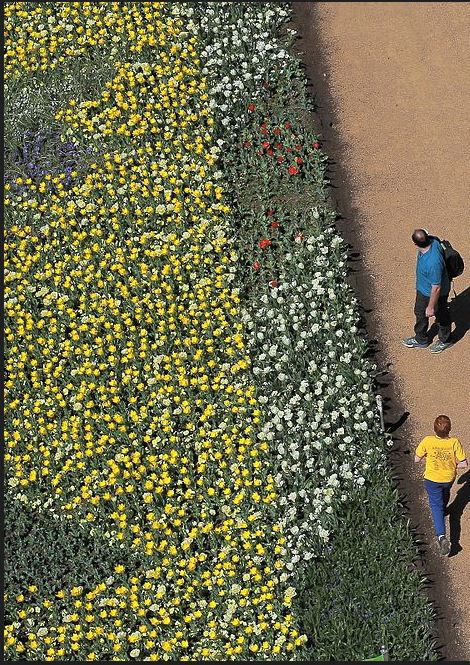
#> input picture mobCountAdminSite/desktop/1.JPG, 470 x 665 px
$ python -i Extract_Keypoints.py   (imports and definitions only)
#> lines starting #> are read from the running program, lines starting #| are printed output that depends on the picture
import cv2
from desktop import WarpImages
import numpy as np


def extract_keypoints(image_list):
    orb = cv2.ORB_create(nfeatures=2000)
    while True:
        image1 = image_list.pop(0)
        image2 = image_list.pop(0)
        # Finding the key points and descriptors with ORB Class
        waypoints1, descriptors1 = orb.detectAndCompute(image1,
                                                        None)  # descriptors are arrays of numbers that define the
        # keypoints
        waypoints2, descriptors2 = orb.detectAndCompute(image2, None)

        # Create a Brute Force Matcher object to match descriptors
        # It will find all matching keypoints in the two images
        brute_force = cv2.BFMatcher_create(
            cv2.NORM_HAMMING)  # NORM_HAMMING specifies the distance as a measurement of similarity between two
        # descriptors

        # Find matching points
        matches = brute_force.knnMatch(descriptors1, descriptors2, k=2)

        matches_all = []
        for m, n in matches:
            matches_all.append(m)
        # Finding the best matches
        good = []
        for m, n in matches:
            if m.distance < 0.6 * n.distance:  # Threshold
                good.append(m)

        # Set minimum match condition
        min_match_count = 5

        if len(good) > min_match_count:

            # Converting keypoints to an argument for findHomography
            source_points = np.float32([waypoints1[m.queryIdx].pt for m in good]).reshape(-1, 1, 2)
            destination_points = np.float32([waypoints2[m.trainIdx].pt for m in good]).reshape(-1, 1, 2)

            # Establish a homography
            m, _ = cv2.findHomography(source_points, destination_points, cv2.RANSAC, 5.0)
            result = WarpImages.warped_image(image2, image1, m)
            image_list.insert(0, result)

            if len(image_list) == 1:
                break
    result = cv2.cvtColor(result, cv2.COLOR_BGR2RGB)
    return result

>>> import cv2
>>> picture = cv2.imread('1.JPG', cv2.IMREAD_GRAYSCALE)
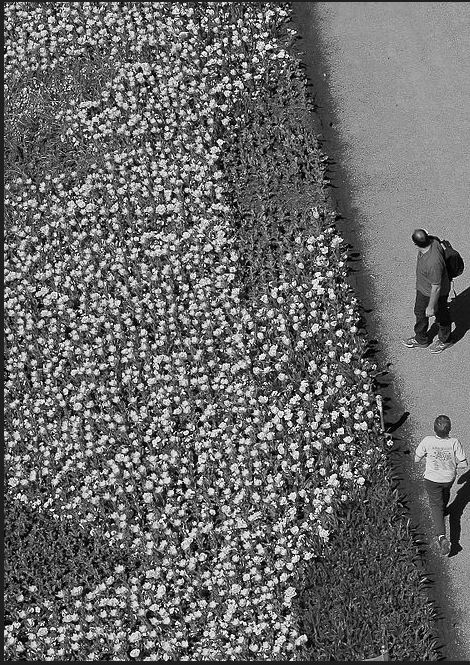
#> picture: shape (665, 470); min 0, max 255, mean 105.6
#> (the run stopped early here; a loop or call above may not have finished)

$ run again, on mobCountAdminSite/desktop/2.JPG
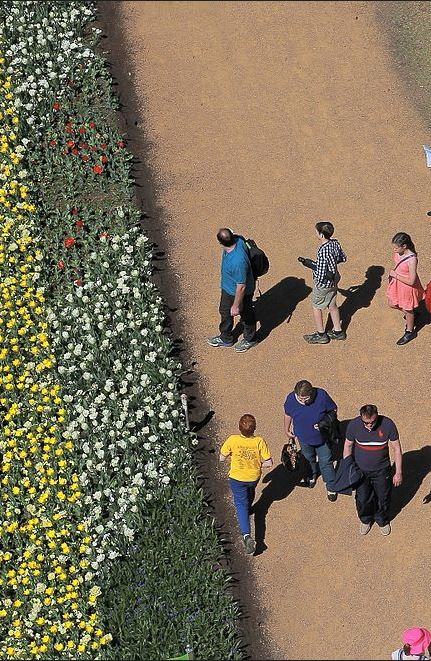
#> input picture mobCountAdminSite/desktop/2.JPG, 431 x 661 px
#> `picture = cv2.imread('1.JPG', cv2.IMREAD_GRAYSCALE)`:
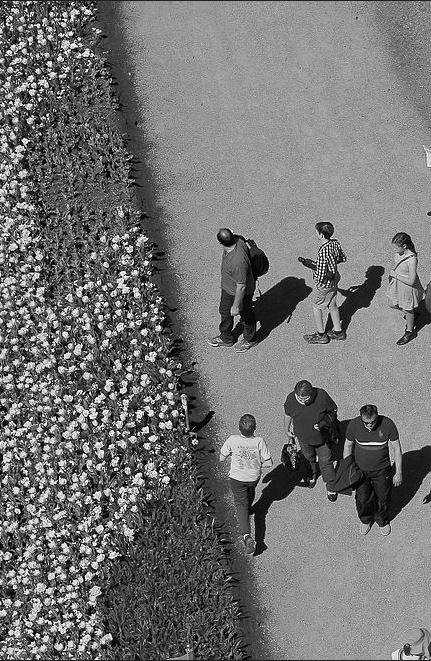
#> picture: shape (661, 431); min 0, max 255, mean 115.5

$ run again, on mobCountAdminSite/desktop/3.JPG
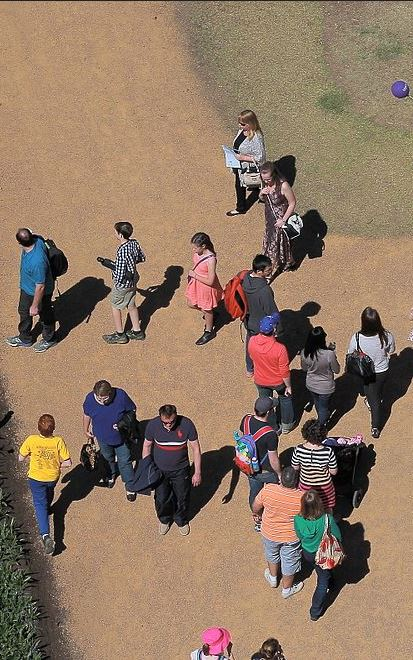
#> input picture mobCountAdminSite/desktop/3.JPG, 413 x 660 px
#> `picture = cv2.imread('1.JPG', cv2.IMREAD_GRAYSCALE)`:
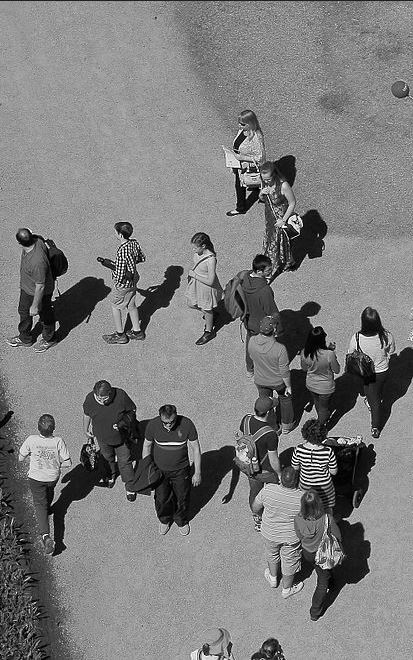
#> picture: shape (660, 413); min 0, max 255, mean 125.2

$ run again, on mobCountAdminSite/desktop/4.JPG
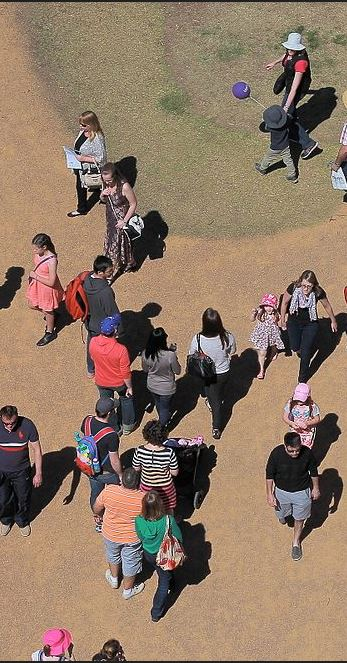
#> input picture mobCountAdminSite/desktop/4.JPG, 347 x 663 px
#> `picture = cv2.imread('1.JPG', cv2.IMREAD_GRAYSCALE)`:
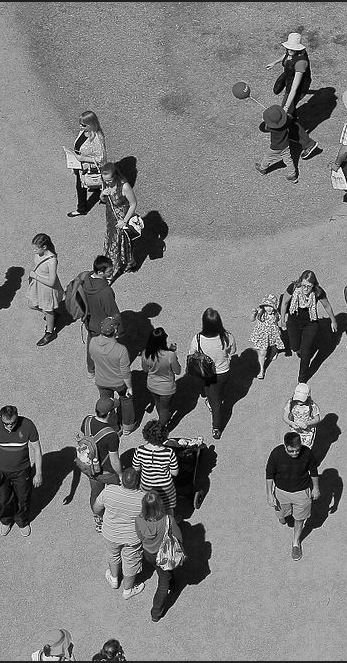
#> picture: shape (663, 347); min 0, max 255, mean 124.9
